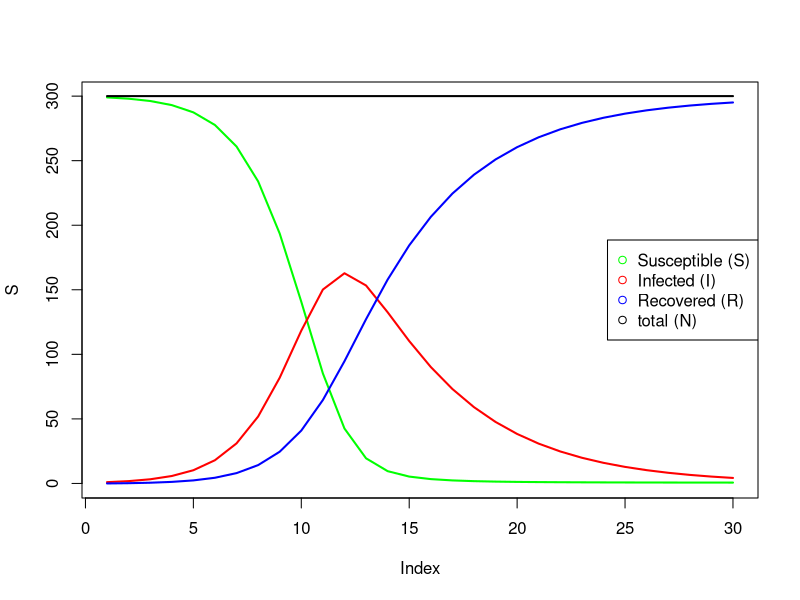

Recreate this plot in R.
setwd('/Users/jmarglou/Documents/courses/PHP1855/')

beta <- 1/300
r <- .2
t_max <- 30 

S <- numeric(t_max)
I <- numeric(t_max)
R <- numeric(t_max)
N <- numeric(t_max)


S[1] <- 299
I[1] <- 1
R[1] <- 0
N[1] <- S[1] + I[1] + R[1] 

for (t in 1:(t_max - 1)) {
  S_current <- S[t]
  I_current <- I[t]
  R_current <- R[t]
  
  S_new <- S_current - beta * S_current * I_current
  I_new <- I_current + beta * S_current * I_current - r * I_current
  R_new <- R_current + r * I_current  
  N_new <- S_new + I_new + R_new
  
  S[t+1] <- S_new
  I[t+1] <- I_new
  R[t+1] <- R_new
  N[t+1] <- N_new
}

print(S)
print(I)
print(R)

data.frame(S, I, R, N)

png('./figures/lecture1/SIR_forward_sim.png')

plot(S, type = 'l', lwd = 2, col = 'green')
lines(I, lwd = 2, col = 'red')
lines(R, lwd = 2, col = 'blue')
lines(N, lwd = 2, col = 'black')


legend("right", legend = c("Susceptible (S)", "Infected (I)", "Recovered (R)", "total (N)"),
       col = c("green", "red",'blue', 'black'), pch = 1)

dev.off()
max(I)

